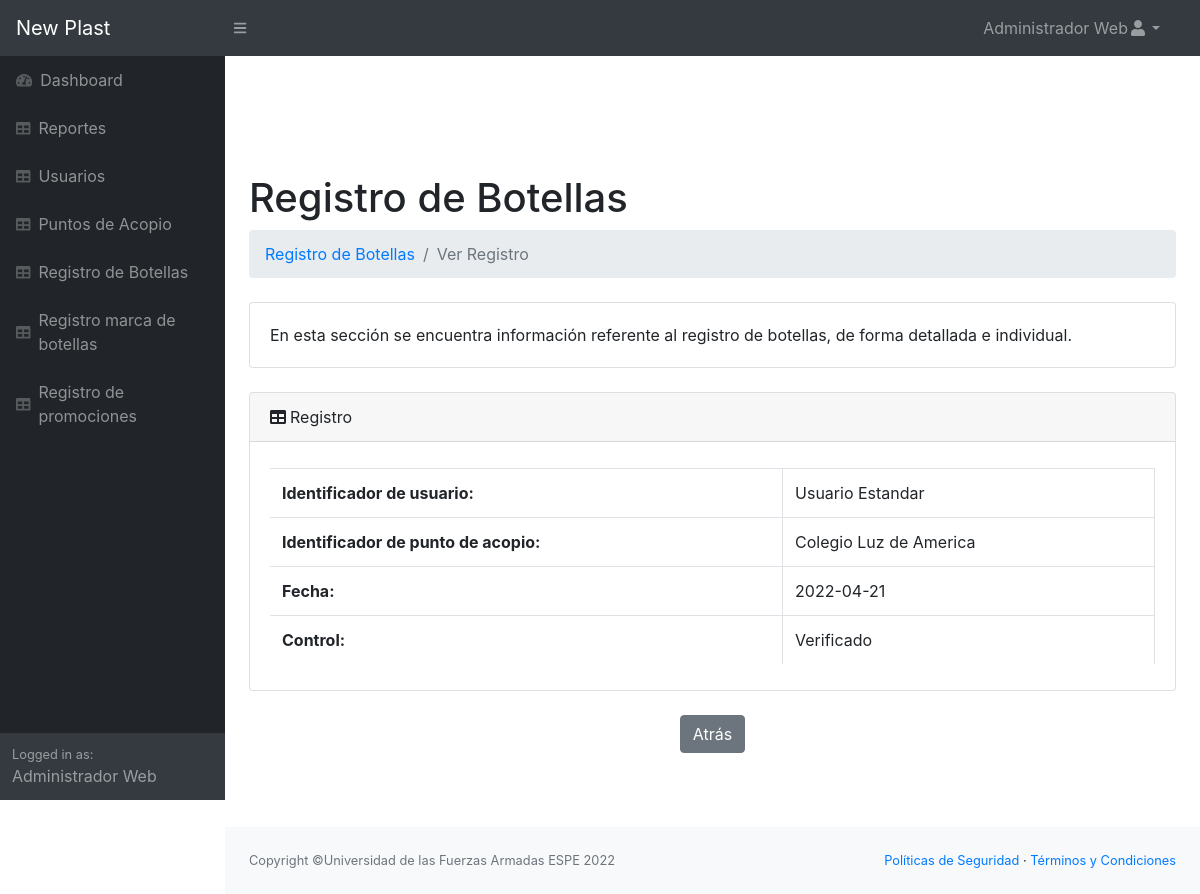
The page /respaldo-admin/ver_registrobotellas.php?view=11 (signed in) on the database its author committed.
### tables this page shows
CREATE TABLE IF NOT EXISTS `usuarios` (
  `id` int(11) NOT NULL AUTO_INCREMENT,
  `usuario` varchar(40) NOT NULL,
  `password` varchar(50) NOT NULL,
  `nombre` varchar(80) NOT NULL,
  `tipo_usuario` int(11) NOT NULL,
  PRIMARY KEY (`id`)
);

CREATE TABLE IF NOT EXISTS `punto_acopio` (
  `id` int(11) NOT NULL AUTO_INCREMENT,
  `Nombre` varchar(255) NOT NULL,
  `Representante` varchar(255) NOT NULL,
  `Contacto_email` varchar(255) NOT NULL,
  `Contacto_telefono` varchar(50) NOT NULL,
  `Latitud` varchar(255) NOT NULL,
  `Longitud` varchar(255) NOT NULL,
  PRIMARY KEY (`id`) USING BTREE
);

CREATE TABLE IF NOT EXISTS `registro_botellas` (
  `id` int(10) NOT NULL AUTO_INCREMENT,
  `usuario` int(11) NOT NULL DEFAULT 0,
  `pto_acopio` int(11) NOT NULL DEFAULT 0,
  `fecha` date NOT NULL,
  `control` varchar(255) NOT NULL,
  PRIMARY KEY (`id`),
  KEY `FK_cont_registro_admin_profile` (`usuario`),
  KEY `FK_cont_registro_puntoacopio` (`pto_acopio`),
  CONSTRAINT `FK_cont_registro_puntoacopio` FOREIGN KEY (`pto_acopio`) REFERENCES `punto_acopio` (`Id`) ON DELETE NO ACTION ON UPDATE NO ACTION,
  CONSTRAINT `FK_cont_registro_usuario` FOREIGN KEY (`usuario`) REFERENCES `usuarios` (`id`) ON DELETE NO ACTION ON UPDATE NO ACTION
);

### respaldo-admin/ver_registrobotellas.php (the view, shortened to what this page needs)
<?php
	require 'conexion.php';
?>
<!DOCTYPE html>
<html lang="en">
    <head>
		<link href="css/styles.css" rel="stylesheet" />
		<link href="https://cdn.datatables.net/1.10.20/css/dataTables.bootstrap4.min.css" rel="stylesheet" />
	</head>
    <body class="sb-nav-fixed">
		<?php
			include('partials/header.php');
		?>
		<div id="layoutSidenav">
			<?php
				include('partials/sidebar.php');
			?>
			<div id="layoutSidenav_content">
				<main>
					<div class="container-fluid">
                    <h1 class="mt-4">Registro de Botellas</h1>
						<ol class="breadcrumb mb-4">
							<li class="breadcrumb-item"><a href="registro_botellas.php">Registro de Botellas</a></li>
							<li class="breadcrumb-item active">Ver Registro</li>
						</ol>
						<div class="card mb-4">
							<div class="card-body">En esta sección se encuentra información referente al registro de botellas, de forma detallada
								e individual.</div>
						</div>
						<div class="card mb-4">
							<div class="card-header"><i class="fas fa-table mr-1"></i>Registro</div>
							<div class="card-body">
								<div class="table-responsive">
                                <?php
                                $id= $_GET['view'];
								$query="SELECT * FROM registro_botellas WHERE id=$id";
								$res= $mysqli->query($query);
								$viewData=$res->fetch_assoc();
								$fecha=$viewData['fecha'];
								$control=$viewData['control'];
								$sql2="SELECT id, nombre FROM usuarios WHERE id=" . $viewData['usuario'];
								$res2= $mysqli->query($sql2);
								$viewDataUser=$res2->fetch_assoc();
								$usuarioDB = $viewDataUser['nombre'];
								$sql2="SELECT id, nombre FROM punto_acopio WHERE id=" . $viewData['pto_acopio'];
								$res2= $mysqli->query($sql2);
								$viewDataPto=$res2->fetch_assoc();
								$pto_acopioDB = $viewDataPto['nombre'];
                                ?>
								<table class="table table-bordered" id="dataTable" width="100%" cellspacing="0">
                                <tr>
								<th>Identificador de usuario: </th><td><?php echo $usuarioDB; ?></td>
								<tr>
        						<th>Identificador de punto de acopio: </th><td><?php echo $pto_acopioDB; ?></td>
								<tr>
        						<th>Fecha: </th><td><?php echo $fecha; ?></td>
								<tr>
								<th>Control: </th><td><?php echo $control; ?></td>
									</table>
								</div>
							</div>
						</div>
							<div class="col text-right">
								<center>
								<a href="registro_botellas.php?" class="btn btn-secondary content-link1">Atrás </a>
								</center>
						    </div>
					</div>
				</main>
                <?php
                include('partials/footer.php');
                ?>
	</body>
</html>

### rows shown on the page
usuarios: nombre "Usuario Estandar"
punto_acopio: Nombre "Colegio Luz de America"
registro_botellas: fecha "2022-04-21", control "Verificado"

### other values the page prints
$nombre "Administrador Web"
$_SESSION['nombre'] "Administrador Web"
